Frame 1 (no input): blank canvas, image omitted
Frame 60 (the mouse pressed at the canvas centre just before this capture): blank canvas, image omitted
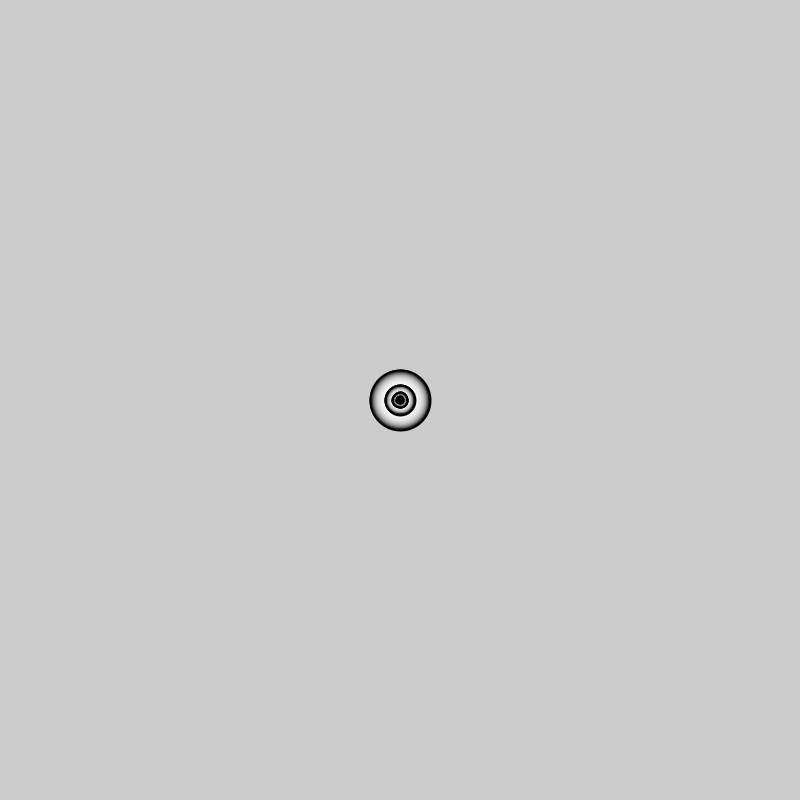
Frame 120 (the mouse held since frame 60 and released just before this capture)

The Processing sketch whose frames 1 and 60 were blank and that drew this single picture after the mouse press (run headless with seeded random() and noise(); from frame 60 on, the mouse is pressed at the canvas centre):

// Processing sketch: An_lisis_y_Adaptaci_n_de_C_digo
// ── An_lisis_y_Adaptaci_n_de_C_digo.pde
int radio = 0 ;
void setup() {
  size(800, 800);
}

void draw() {
  if (mousePressed) {
    radio++;
    reCuadritos( mouseX, mouseY, radio, radio);
  }
}

void mouseReleased() {
  radio = 0 ;
}

void reCuadritos(float x, float y, float w, float h) {

  strokeWeight(2);

  fill(255, 30);
  ellipse(x, y, w, h);

  noFill();
  ellipse(x, y, w/2, h/2);
  ellipse(x, y, w/4, h/4);
  ellipse(x, y, w/8, h/8);
  ellipse(x, y, w/16, h/16);
  ellipse(x, y, w/32, h/32);
}
